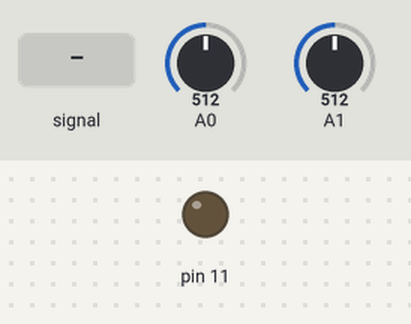
A sketch run on a simulated Arduino Uno, built with avr-gcc and run on an emulated ATmega328P. On the bench: output pins drawn as LEDs (lit = HIGH). The test bench sets the inputs (shaded band); at power-on: A0 = 512, A1 = 512.

Above: at 0.0 s.
At 1.2 s:
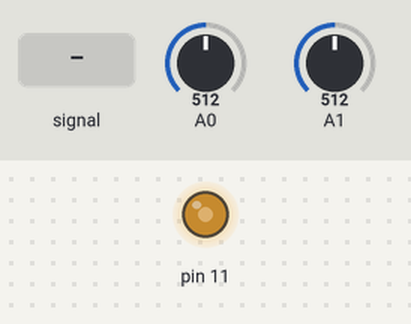
1.3 s: A0 fed a 200 Hz sine of ±81 counts around its level
Timing chart, 0 to 1.9 s (numbered marks = the images above; inputs shaded):
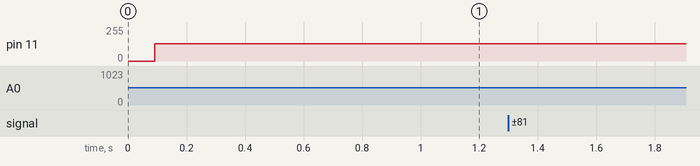

The sketch:

arduino_signalbehandling.ino
```cpp
/* Arduino Realtime Audio Processing
   2 ADC 8-Bit Mode
   analog input 0 is used to sample the audio signal
   analog input 1 is used to control an audio effect
   PWM DAC with Timer2 as analog output

   Original idea:
   KHM 2008 / Lab3/  Martin Nawrath nawrath@khm.de
   Kunsthochschule fuer Medien Koeln
   Academy of Media Arts Cologne

   Redeveloped by Niklas Rönnberg
   Linköping university
   For the course Ljudteknik 1
 */

// Inkludera math, för att kunna använda M_PI, round osv
#include <math.h>

// cbi betyder Clear Bit i I/O-registret och sätter specifik bit till 0
// sbi betyder Set Bit i I/O-registret och sätter specifik bit till 1
// Definiera cbi och sbi
#define cbi(sfr, bit) (_SFR_BYTE(sfr) &= ~_BV(bit))
#define sbi(sfr, bit) (_SFR_BYTE(sfr) |= _BV(bit))

// Definiera globala variabler som kommer att användas till delning av interruptservicen
boolean div32;
boolean div16;

// Definiera globala variabler
volatile boolean sampleFlag; // Sampleflaggan
volatile byte badc0; // Det samplade ljudvärdet, byte AD-konverterare kanal 0
volatile byte badc1; // Det samplade potentiometervärdet, kanal 1
volatile byte ibb; // Global interruptvariabel

int bufferIndex; // Index i SRAM buffer
int bufferIndex2; // Alternativ index

int soundSampleFromADC; // Variabel för att läsa samplevärde från ADCn
int soundSampleFromSramBuffer; // Variabel för att läsa samplevärde från SRAM buffer
byte sramBufferSampleValue; // sparat samplevärde i SRAM buffer

byte sramBuffer[512]; // SRAM buffer, "ljudminne", 8-bitar


// setup() är en funktion som körs en, och endast en gång, när Arduinot startas eller resetas. Den används för att initiera variabler, pinmodes etc. Void används då funktionen inte förväntas returnera något.
void setup()
{
  fillSramBufferWithSinus(); // Fyll SRAM-bufferten
  // Atmega32 har tre register för ADC - ADCSRA , ADMUX and ADCW
  // Det är snabbare att manipulera portar och pinnar med AVR-kod
  // jämfört mot Arduinos digitalWrite()-funktion.

  // set adc prescaler to 64 for 19kHz sampling frequency
  // ADCSRA står för ADC Control and Status Register A
  cbi(ADCSRA, ADPS2);
  sbi(ADCSRA, ADPS1);
  sbi(ADCSRA, ADPS0);

  // ADMUX är lågnivåskontroll av analog-till-digital-konverterarna.
  // ADMUX är ett 8-bitars tal som innehåller ADCH-register
  // ADMUX står för ADC Multiplexer Selection Register
  sbi(ADMUX,ADLAR);  // 8-Bit ADC in ADCH Register
  sbi(ADMUX,REFS0);  // VCC Reference
  cbi(ADMUX,REFS1);
  cbi(ADMUX,MUX0);   // Set Input Multiplexer to Channel 0
  cbi(ADMUX,MUX1);
  cbi(ADMUX,MUX2);
  cbi(ADMUX,MUX3);

  // TCCRnA och TCCRnB är kontrollregister för timer/räknare
  // Timer2s PWM-mode sätts till fast PWM
  cbi(TCCR2A, COM2A0); // Toggle on Compare Match
  sbi(TCCR2A, COM2A1);
  sbi(TCCR2A, WGM20); // waveform generation mode
  sbi(TCCR2A, WGM21);
  cbi(TCCR2B, WGM22);

  // Timer2 Clock Prescaler to : 1
  sbi(TCCR2B, CS20);
  cbi(TCCR2B, CS21);
  cbi(TCCR2B, CS22);

  // Timer2 PWM Port Enable
  sbi(DDRB,3); // Sätt digitalpin 11 till PWM för att användas som analogutgång (OCR2A)

  cbi(TIMSK0,TOIE0); // Inaktiverar Timer0 Interrupt
  sbi(TIMSK2,TOIE2); // Aktiverar Timer2 Interrupt

  // Tilldela variabel soundSampleFromADC ett samplevärde från ADCn
  soundSampleFromADC = badc0;
}


// loop() är en funktion som körs om och om igen efter att Arduinot har startats och setup() har initierat Arduinot. Detta är huvudfunktionen och den körs så snabbt/ofta det går enligt klockfrekvensen i Arduinot. Normal klockfrekvens är 16MHz.
void loop()
{
  // Vänta på samplevärde från analog-till-digital-konverteraren
  // en samplingscykel 15625 KHz = 65 mikrosekunder
  while (!sampleFlag) {
  }

  sampleFlag = 0;  // Sätt samplingsflaggan till false för att invänta nästa sample

  /*

  // OVERDRIVE
  //---------------------------------------------------------------------------

  // Läs nya sampelvärden.
  soundSampleFromADC = badc0 - 127; // Där badc0 är input, inkommande ljudsamplet.
  // Ta bort DC-offset. Tar minus med 127 för att korrigera dc-offset. Flyttar så signalen går runt till x-axeln.

  // Fixar så potentiometern ändrar volymen.
  soundSampleFromADC = soundSampleFromADC*(badc1/4 + 1); // Plussar med ett så inte volymen blir noll.

  // Overdrive
  // Hårdlimitera, vårt maxvärde är 128 och min.
  // Fixar så signal över våra max och min-värden får distortion.
  if(soundSampleFromADC > 128) soundSampleFromADC = 128;
  if(soundSampleFromADC < -127) soundSampleFromADC = -127;

  // Lyfter upp ljudet till rätt DC-offset igen.
  sramBufferSampleValue = soundSampleFromADC + 127;

  // Test av ljud loopback
  OCR2A = sramBufferSampleValue; // Läs inkommande ljudsampel och skicka sampelvärdet till PWM-utgången.
  //---------------------------------------------------------------------------

  */

  // FLANGER
  //---------------------------------------------------------------------------
  soundSampleFromADC = badc0;

  sramBuffer[bufferIndex] = soundSampleFromADC;
  soundSampleFromSramBuffer = sramBuffer[bufferIndex2];

  bufferIndex++;
  bufferIndex2 = bufferIndex + badc1;
  // Lägger till fördröjning med potentiometern.
  // Skapar därmed flangern, eftersom flanger har originalsignalen plus en fördröjd originalsignal
  // i vårt fall tas värdet på fördröjningen med potentiometern.

  // Börjar indexet på 0 igen när går till 512;
  bufferIndex = bufferIndex % 512;

  // "&" är bitwise.
  bufferIndex2 = bufferIndex2 & 511;

  // Summera signalerna och se till så signalen inte blir för hög genom att dela med 2.
  sramBufferSampleValue = (soundSampleFromADC + soundSampleFromSramBuffer) /  2;

  // Skickar till utgången för att testa ljudet.
  OCR2A = sramBufferSampleValue;

  //---------------------------------------------------------------------------

}


// Funktion för att fylla SRAM buffern med sinus
void fillSramBufferWithSinus(){
  float x = 0;
  float dx = 2 * M_PI / sizeof(sramBuffer); // Delta av x
  for (soundSampleFromSramBuffer = 0; soundSampleFromSramBuffer < sizeof(sramBuffer); soundSampleFromSramBuffer++) {
    float sinusSample = 127 * sin(x) + 127;
    x = x + dx;
    sramBuffer[soundSampleFromSramBuffer] = sinusSample;
  }
}


// Timer2, interruptservice 62.5 KHz
// Här samplas analogingång 0 (ljudingången) och analogingång 1 (potentiometern) 16Mhz / 256 / 2 / 2 = 15625 Hz
ISR(TIMER2_OVF_vect) {
  div32=!div32; // Dela timer2s frekvens med 2 till 31.25kHz genom att toggla div32 mellan 0 och 1 och gör bara något när div32 är 1
  if (div32){
    div16=!div16; //  Dela timer2 igen på samma sätt
    if (div16) {
    // Sampla kanal 0 och 1 varannan gång så att båda kanalerna samplas i 15.6kHz
      badc0 = ADCH; // Sampla ADC kanal 0
      sbi(ADMUX,MUX0); // Sätt multiplex till kanal 1 (med hjälp av sbi)
      sampleFlag = true; // Sätt samplingsflaggan till true då ljudet har samplats en gång
    }
    else
    {
      badc1 = ADCH; // Sampla ADC kanal 1
      cbi(ADMUX,MUX0); // Sätt multiplex till kanal 0 (med hjälp av cbi)
    }
    ibb++; // Kort fördröjning innan nästa conversion
    ibb--;
    ibb++;
    ibb--;
    sbi(ADCSRA,ADSC); // Starta nästa conversion
  }
}
```
